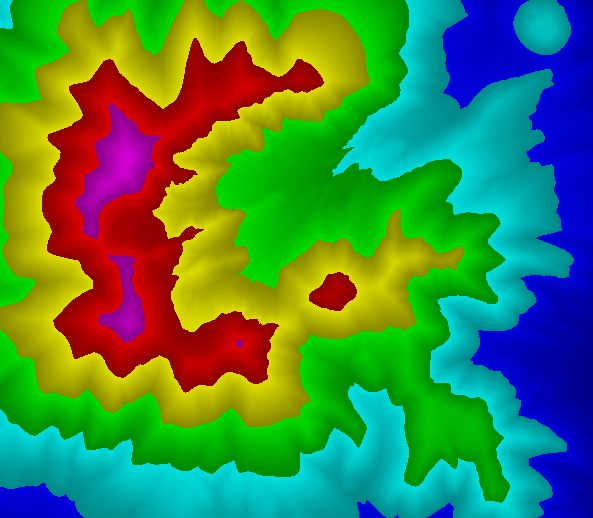
#> input picture topological map.jpg, 593 x 518 px
$ python dsa_project_data_visualisation.py
#> lines starting #> are read from the running program, lines starting #| are printed output that depends on the picture
# -*- coding: utf-8 -*-
"""DSA_Project_Data_Visualisation.ipynb

Automatically generated by Colab.

Original file is located at
    https://colab.research.google.com/drive/14o_8JwPBrJo6wICiioYpz0VTU1epF7xZ

# **Uppload the image file, and the output file, also update the output file name if required**
"""

import cv2
import numpy as np
import matplotlib.pyplot as plt

image_path = 'topological map.jpg'
img = cv2.imread(image_path)
#> img is the input picture: shape (518, 593, 3); mean B, G, R 69.8, 129.7, 67.4
# plt.imshow(img)
hsv_img = cv2.cvtColor(img, cv2.COLOR_BGR2HSV)
#> hsv_img: shape (518, 593, 3); mean H, S, V 66.1, 253.1, 178.6
h_channel = 2*hsv_img[:,:,0]
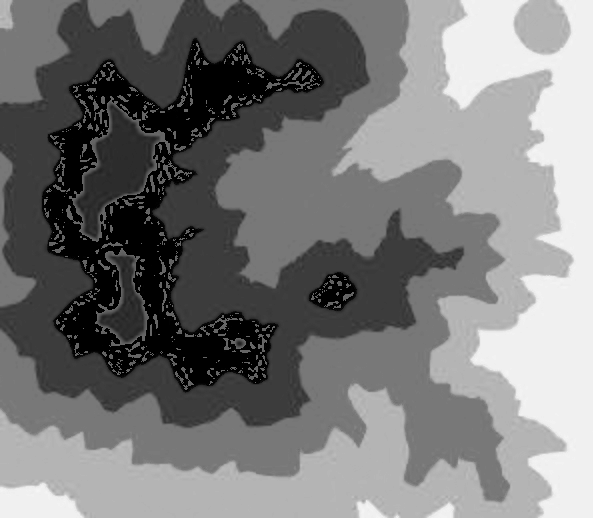
#> h_channel: shape (518, 593); min 0, max 246, mean 120.3
print(h_channel.shape)
#| (518, 593)
image_array = h_channel[:512, :512]
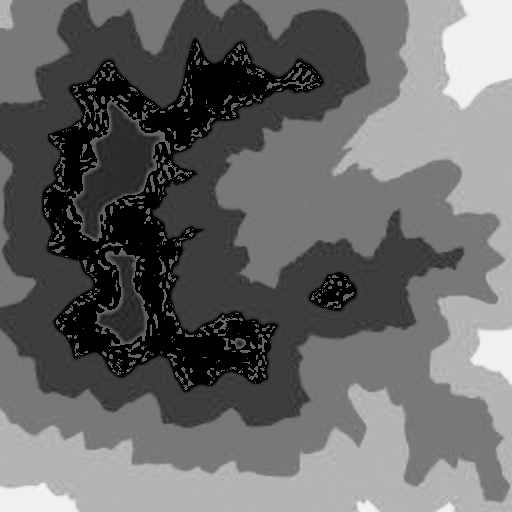
#> image_array: shape (512, 512); min 0, max 246, mean 103.5

def resize(img, new_width):
#> called with new_width = 128
    height, width = img.shape[0:2]
#> height = 512; width = 512
    ratio = height/width
#> ratio = 1
    new_height = int(ratio*new_width)
#> new_height = 128
    resized_image = cv2.resize(img, (new_width, new_height), interpolation=cv2.INTER_LINEAR)
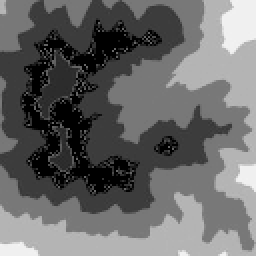
#> resized_image: shape (128, 128) (shown 2 times larger); min 0, max 245, mean 103.4
    return resized_image

image_array = resize(image_array, 128)
print(image_array.shape)
#| (128, 128)
plt.imshow(image_array)
# np.savetxt('array.txt', image_array, fmt='%d')

height, width = image_array.shape[0:2]
#> height = 128; width = 128
print(image_array)
#> (printed output is left out)

"""*   **Test Case 1**: From (80, 10) To (69, 96) ---> 10250 -> 8928
*   **Test Case 2**: From (70, 15) To (40, 65) ---> 8975 -> 5185
*   **Test Case 2**: From (70, 15) To (65, 40) ---> 8975 -> 8360


"""

def Image_Reconstruction(height, width, data):
#> called with height = 128, width = 128
  Saturation = np.full((height, width), 254).astype(np.uint8)
  HSV_value = np.full((height, width), 254).astype(np.uint8)
  data = np.divide(data,2)
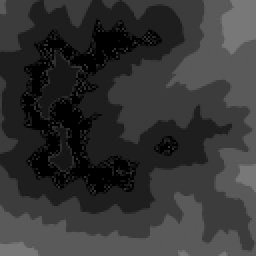
#> data: shape (128, 128) float64 (shown 2 times larger); min 0, max 122.5, mean 51.7
  Image_New = np.stack((data,Saturation,HSV_value),axis=2)
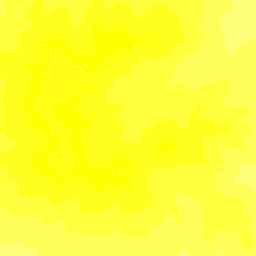
#> Image_New: shape (128, 128, 3) float64 (shown 2 times larger); mean of channels 0, 1, 2 51.7, 254, 254; drawn as B, G, R
  Image_New = Image_New.astype(np.uint8)
  Image_New = cv2.cvtColor(Image_New, cv2.COLOR_HSV2RGB)
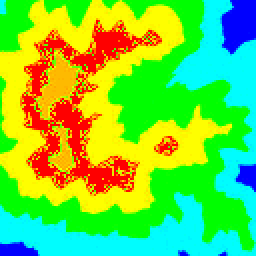
#> Image_New: shape (128, 128, 3) (shown 2 times larger); mean R, G, B 112.2, 214.2, 62.4
  return Image_New

height = width = 128
image_new = Image_Reconstruction(height, width, image_array)

plt.imshow(image_new)

#> (the run stopped early here; a loop or call above may not have finished)
